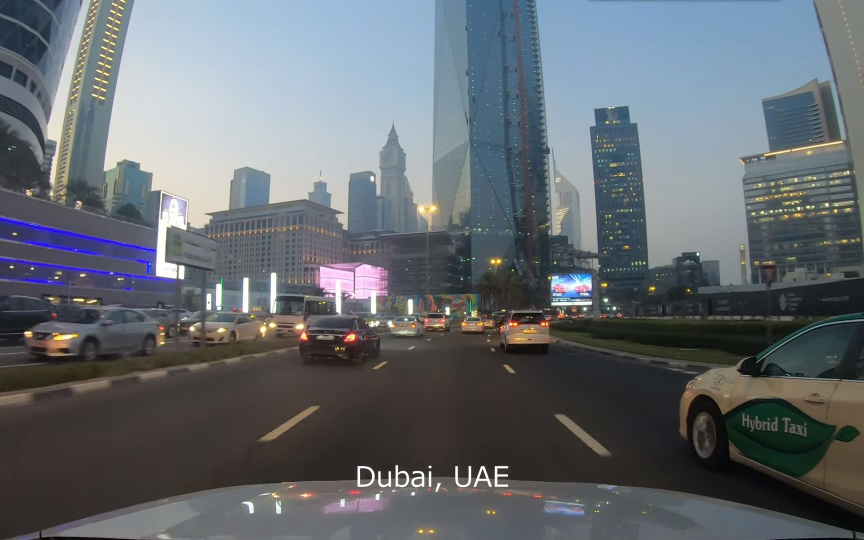
#> input picture Week3/dashcam.jpg, 1728 x 1080 px (shown at 1/2 size)
$ jupyter execute --allow-errors Day1KMC.ipynb
#> lines starting #> are read from the running program, lines starting #| are printed output that depends on the picture
[cell 1]
import numpy as np
import pandas as pd
import matplotlib.pyplot as plt
import seaborn as sns

[cell 2]
from sklearn.datasets import load_iris
from sklearn.cluster import KMeans

[cell 3]
iris = load_iris()['data']
X = iris[5:] #Row operation, coloumn operation
#Take all the row, but only the first 2 columns.

[cell 4]
plt.scatter(X[:, 0], X[:,1])
plt.show()
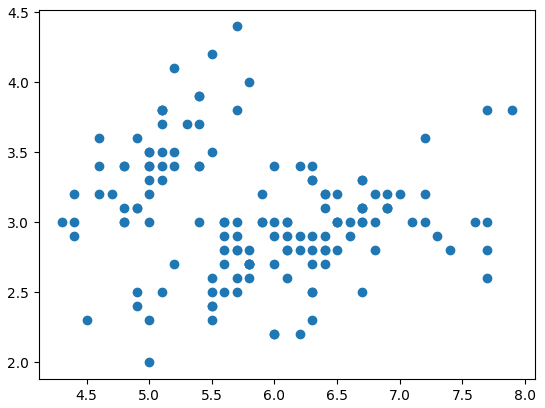
#> figure drawn by matplotlib, 1 panel

[cell 5]
kmeans = KMeans(n_clusters=3, random_state=66)
labels = kmeans.fit_predict(X)
plt.scatter(X[:, 0], X[:,1], c=labels)
plt.scatter(kmeans.cluster_centers_[:,0],
            kmeans.cluster_centers_[:,1],
            marker='X', s=200 )
plt.title('KMeans')
plt.show()
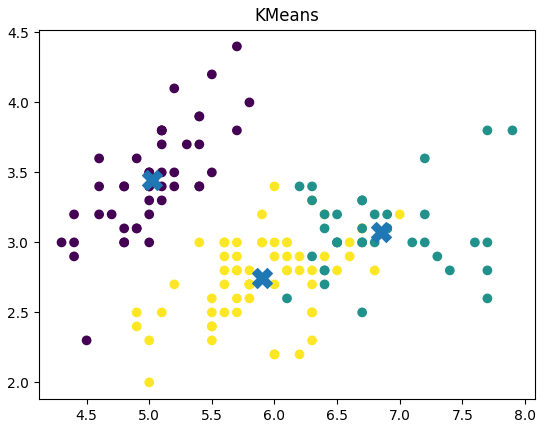
#> figure drawn by matplotlib, 1 panel

[cell 6]
clusters = [2,4,5]

for k in clusters:
    kmeans = KMeans(n_clusters=k, random_state=47)
    labels = kmeans.fit_predict(X)
    plt.scatter(X[:, 0], X[:,1], c=labels)
    plt.scatter(kmeans.cluster_centers_[:,0],
            kmeans.cluster_centers_[:,1],
            marker='X', s=200 )
    plt.title('KMeans')
    plt.show()
#> this loop made 3 passes
#> pass 2, `plt.show()`:
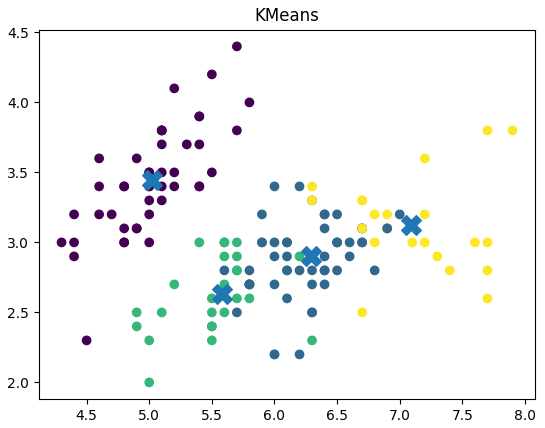
#> figure drawn by matplotlib, 1 panel

[cell 7]
k_range = range(1,11)

inertia = []

for k in k_range:
    kmeans = KMeans(n_clusters=k, random_state=66)
    kmeans.fit(X)
    inertia.append(kmeans.inertia_)

[cell 8]
plt.plot(k_range, inertia, marker='o')
plt.title('Elbow Method')
plt.xlabel('Number of clusters')
plt.ylabel('Inertia / Sum of Squared Error SSE')
plt.show()
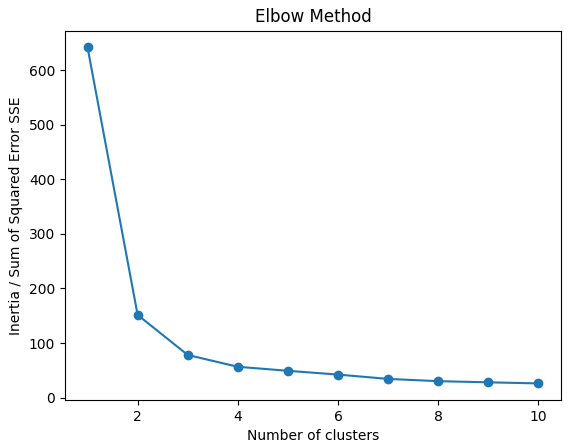
#> figure drawn by matplotlib, 1 panel; curve peaks at x = 1, y = 641.7

[cell 9]
kmeans1 = KMeans(n_clusters=3, random_state=47)
kmeans2 = KMeans(n_clusters=3, random_state=67)

labels1 = kmeans1.fit_predict(X)
labels2 = kmeans2.fit_predict(X)

plt.subplot(1 , 2, 1)
plt.scatter(X[:, 0], X[:, 1], c=labels1)
plt.title('RS47')
plt.subplot(1 , 2, 2)
plt.scatter(X[:, 0], X[:, 1], c=labels2)
plt.title('RS67')
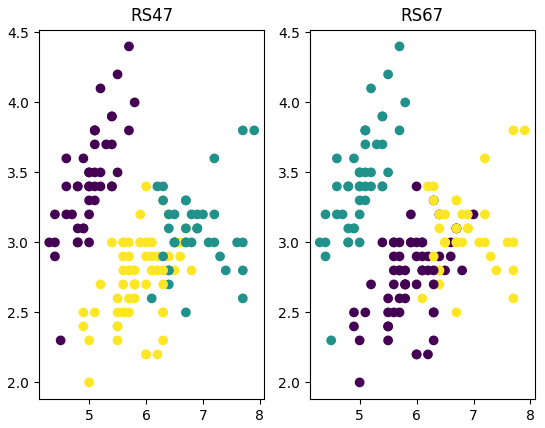
#> figure drawn by matplotlib, 2 panels

[cell 10]
from sklearn.datasets import make_moons

[cell 11]
X_moon , y_moon = make_moons(n_samples=300, noise=0.015, random_state=47)
plt.scatter(X_moon[:,0], X_moon[:,1], c=y_moon, s=30)
plt.title('Moon Dataset')
plt.xlabel('Feature 1')
plt.ylabel('Feature 2')
plt.show()
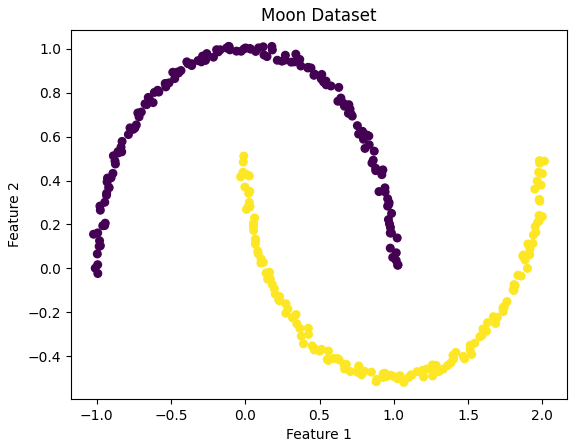
#> figure drawn by matplotlib, 1 panel

[cell 12]
X_moons, _ = make_moons(n_samples=300, noise=0.06, random_state=2026)
kmeans = KMeans(n_clusters=2, random_state=2026)
labels = kmeans.fit_predict(X_moons)

plt.scatter(X_moons[:,0] , X_moons[:,1], c=labels)
plt.title('Kmeans on non-linear data')
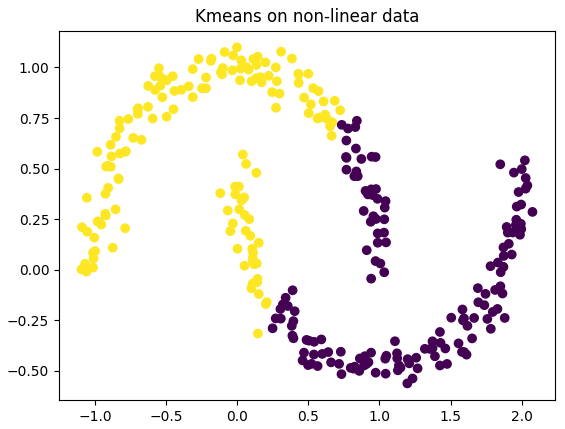
#> figure drawn by matplotlib, 1 panel

[cell 13]
from sklearn.preprocessing import StandardScaler

[cell 14]
iris = load_iris()['data']
X = iris[5:] #Row operation, coloumn operation
#Take all the row, but only the first 2 columns.

[cell 15]
scaler = StandardScaler()

# Fit the scaler to the data and transform it
scaled_data = scaler.fit_transform(X)

[cell 16]
kmeans_original = KMeans(n_clusters=3, random_state=66)
labels_original = kmeans_original.fit_predict(X)
kmeans_scaled = KMeans(n_clusters=3, random_state=66)
labels_scaled = kmeans_scaled.fit_predict(scaled_data)
plt.subplot(1 , 2, 1)
plt.scatter(X[:, 0], X[:, 1], c=labels_original)
plt.title('Original')
plt.subplot(1 , 2, 2)
plt.scatter(X[:, 0], X[:, 1], c=labels_scaled)
plt.title('Scaled')
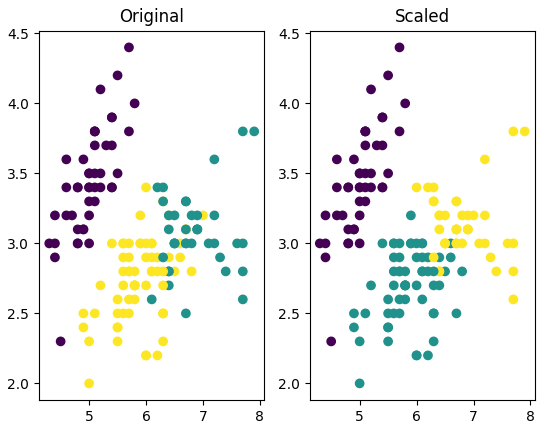
#> figure drawn by matplotlib, 2 panels

# Silhouette Score.
Measure how well each data point fits within the assigned cluster. And how well seperated it is from other clusters.

Silhouette Score = $\frac{b_i - a_i}{max(a_i, b_i)}$

Intra-Cluster Distance ($a_i$): The average Distance between the datata point and all other point in the same cluster.

Nearest-Cluster Distance ($b_i$): The average Distance between the datata point and all other point in the nearest neighbouring cluster.

* if $a_i$ << $b_i$: The cluster is well separated
* if $a_i \approx b_i$ , Points lies between the clusters(overlap)
* $a_i$ > $b_i$, Points may be misclassified, Bad model

Silhouette Score ranges from -1 to +1
* Close to 1: Well clustered/separated
* Around 0: Overlap
* Close to -1: Very bad, Points may be misclassified

# Remember the galaxy example, Milky way - Andromeda

[cell 17]
from sklearn.metrics import silhouette_score

[cell 18]
unlabeled_silhouette = silhouette_score(X, labels_original)
print(f'Silhouette Score on Unlabeled Data: {unlabeled_silhouette}')

[cell 19]
unlabeled_silhouette_scaled = silhouette_score(scaled_data, labels_scaled)
print(f'Silhouette Score on Unlabeled Data: {unlabeled_silhouette_scaled}')

[cell 20]
import cv2
from sklearn.cluster import DBSCAN

[cell 21]
img = cv2.imread('./dashcam.jpg')
#> img is the input picture: shape (1080, 1728, 3); mean B, G, R 111.6, 106.3, 100.5

[cell 22]
img = cv2.cvtColor(img, cv2.COLOR_BGR2RGB)
